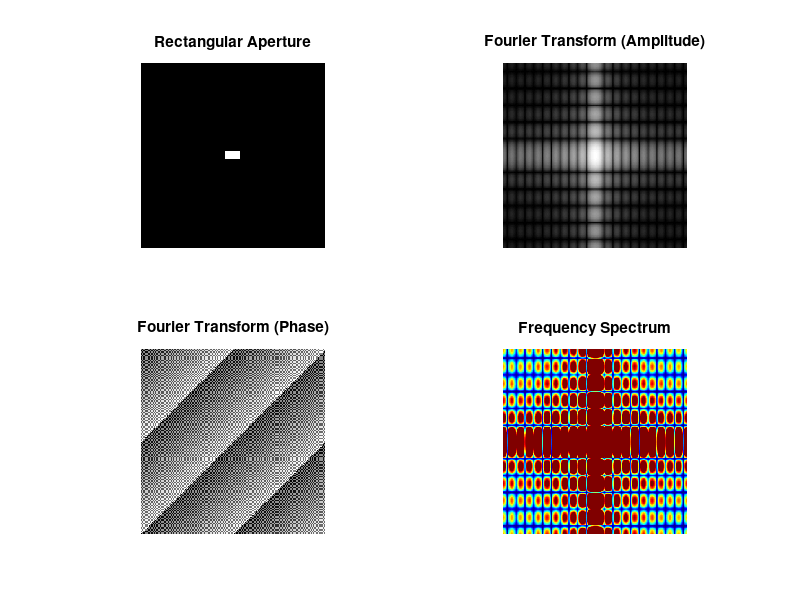

Recreate this plot in MATLAB.
% 定义矩孔的参数
width = 20;  % 矩孔宽度
height = 10; % 矩孔高度
N = 256;     % 离散采样点数

% 创建矩孔
rectangularAperture = zeros(N, N);
rectangularAperture(N/2-height/2:N/2+height/2, N/2-width/2:N/2+width/2) = 1;

% 显示矩孔
figure;
subplot(2, 2, 1);
imshow(rectangularAperture, 'colormap', gray);
title('Rectangular Aperture');

% 进行二维傅立叶变换
fourierTransform = fftshift(fft2(rectangularAperture));

% 显示傅立叶变换结果的振幅和相位
subplot(2, 2, 2);
imshow(log(1 + abs(fourierTransform)), []);
title('Fourier Transform (Amplitude)');

subplot(2, 2, 3);
imshow(angle(fourierTransform), []);
title('Fourier Transform (Phase)');

% 显示频谱
subplot(2, 2, 4);
imshow(log(1 + abs(fourierTransform)), 'colormap', jet);
title('Frequency Spectrum');
